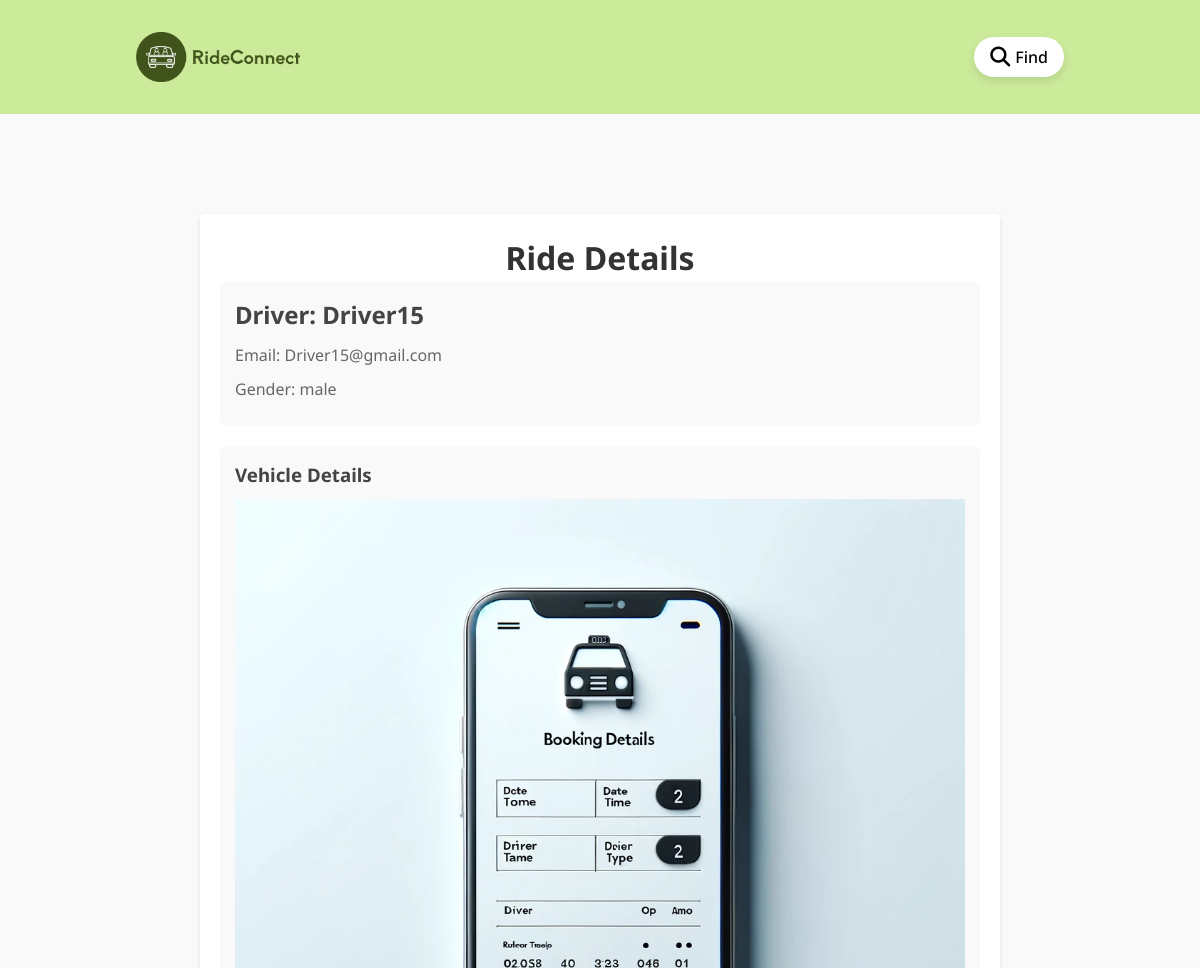
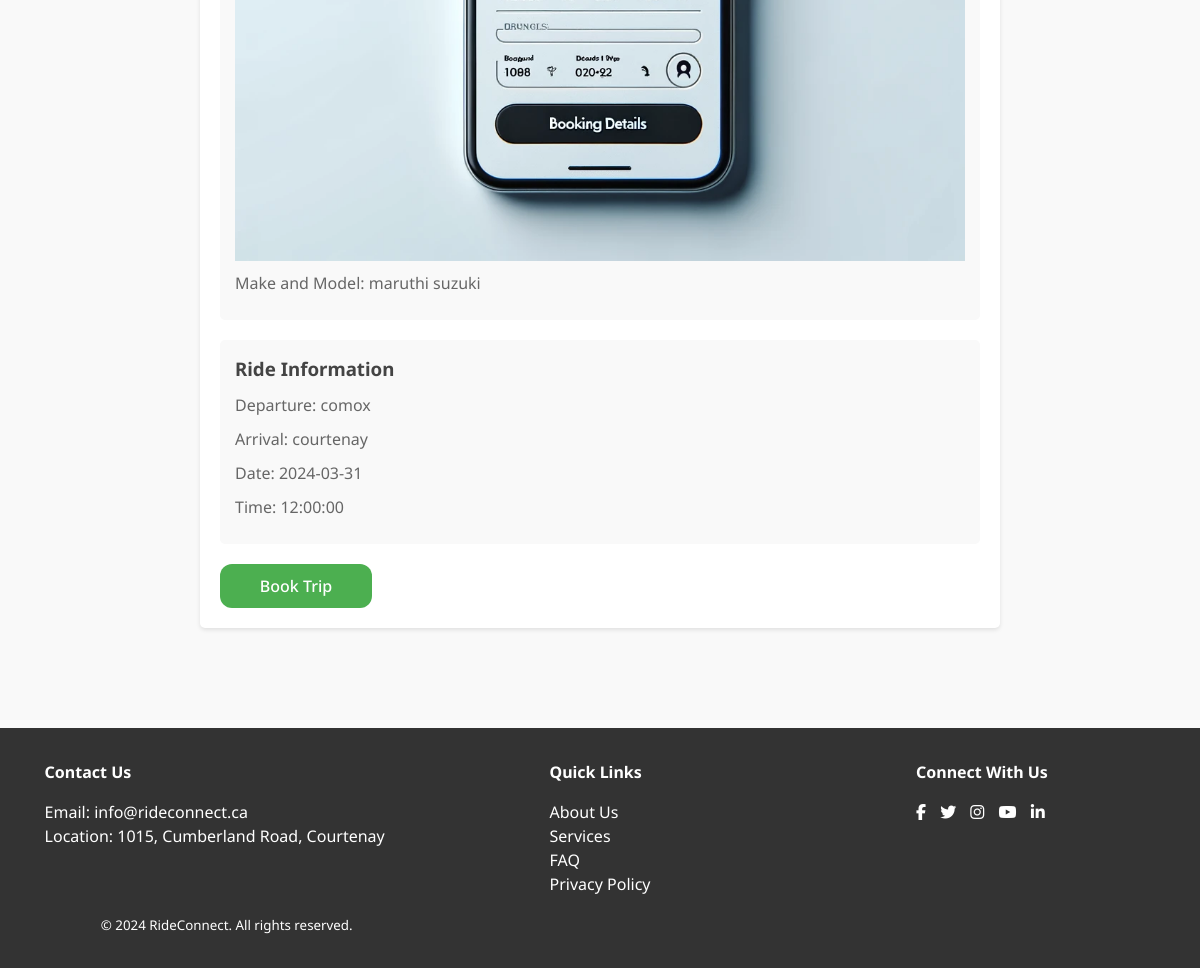
/views/view-ride.php?ride_id=6, run on the app's committed database (2 pictures, top to bottom).
### tables this page shows
CREATE TABLE `rides` (
  `ride_id` int(11) NOT NULL,
  `user_id` int(11) NOT NULL,
  `departure` varchar(255) NOT NULL,
  `arrival` varchar(255) NOT NULL,
  `date` date NOT NULL,
  `time` time NOT NULL,
  `seats_available` int(11) NOT NULL,
  `price_per_seat` decimal(10,2) NOT NULL,
  `additional_notes` text DEFAULT NULL,
  `created_at` timestamp NOT NULL DEFAULT current_timestamp()
);

CREATE TABLE `users` (
  `user_id` int(11) NOT NULL,
  `name` varchar(255) NOT NULL,
  `gender` enum('male','female','other') NOT NULL,
  `email` varchar(255) NOT NULL,
  `password` varchar(255) NOT NULL,
  `profile_photo_path` varchar(255) DEFAULT NULL,
  `gov_id_type` enum('passport','driving_license','national_id') NOT NULL,
  `gov_id_path` varchar(255) DEFAULT NULL,
  `created_at` timestamp NOT NULL DEFAULT current_timestamp(),
  `updated_at` timestamp NOT NULL DEFAULT current_timestamp() ON UPDATE current_timestamp()
);

CREATE TABLE `vehicles` (
  `vehicle_id` int(11) NOT NULL,
  `user_id` int(11) NOT NULL,
  `license_upload_path` varchar(255) DEFAULT NULL,
  `driving_experience` int(11) NOT NULL,
  `vehicle_make_model` varchar(255) NOT NULL,
  `vehicle_type` varchar(50) NOT NULL,
  `license_plate` varchar(20) NOT NULL,
  `insurance_doc_path` varchar(255) DEFAULT NULL,
  `vehicle_photo_path` varchar(255) DEFAULT NULL,
  `consent_background_check` tinyint(1) NOT NULL,
  `created_at` timestamp NOT NULL DEFAULT current_timestamp()
);

### views/view-ride.php (the view, shortened to what this page needs)
<?php
require('partials/head.php');
require('partials/main_nav.php');
require_once 'Database.php';
$rideId = $_GET['ride_id'] ?? null;
$sql = "SELECT rides.*, users.name, users.email, users.gender,
               vehicles.vehicle_make_model, vehicles.vehicle_photo_path
        FROM rides
        JOIN users ON rides.user_id = users.user_id
        JOIN vehicles ON users.user_id = vehicles.user_id
        WHERE rides.ride_id = :ride_id";
try {
    $stmt = $pdo->prepare($sql);
    $stmt->execute(['ride_id' => $rideId]);
    $rideDetails = $stmt->fetch(PDO::FETCH_ASSOC);
} catch (Exception $e) {
    die("Error fetching ride details: " . $e->getMessage());
}
?>
<div class="view-ride">
<div class="ride-details-container">
    <h1>Ride Details</h1>
    <div class="ride-details">
        <div class="driver-info">
            <h2>Driver: <?php echo htmlspecialchars($rideDetails['name']); ?></h2>
            <p>Email: <?php echo htmlspecialchars($rideDetails['email']); ?></p>
            <p>Gender: <?php echo htmlspecialchars($rideDetails['gender']); ?></p>
        </div>
        <div class="vehicle-info">
            <h3>Vehicle Details</h3>
            <img src="images/<?php echo htmlspecialchars($rideDetails['vehicle_photo_path'] ?? 'default-vehicle.jpg'); ?>" alt="Vehicle Image" class="vehicle-img">
            <p>Make and Model: <?php echo htmlspecialchars($rideDetails['vehicle_make_model']); ?></p>
        </div>
        <div class="view-ride-info">
            <h3>Ride Information</h3>
            <p>Departure: <?php echo htmlspecialchars($rideDetails['departure']); ?></p>
            <p>Arrival: <?php echo htmlspecialchars($rideDetails['arrival']); ?></p>
            <p>Date: <?php echo htmlspecialchars($rideDetails['date']); ?></p>
            <p>Time: <?php echo htmlspecialchars($rideDetails['time']); ?></p>
        </div>
        <button onclick="location.href='/model/book-trip.model.php?ride_id=<?php echo $rideId; ?>'">Book Trip</button>
    </div>
</div>
</div>
<?php require('partials/footer.php'); ?>

### style.css (style rules this page uses)
*, *::before, *::after { box-sizing: border-box; }
* { margin: 0; }
body { line-height: 1.5; -webkit-font-smoothing: antialiased; color:#333; font-size: 16px; font-family: "Noto Sans", sans-serif; height: 100vh; background-color:#F9F9F9; }
img, picture, video, canvas, svg { display: block; max-width: 100%; }
input, button, textarea, select { font: inherit; }
p, h1, h2, h3, h4, h5, h6 { overflow-wrap: break-word; }
.ride-details, .ride-location { display: flex; flex-direction: column; }
.ride-details p, .rider-info h4 { margin: 0; }
.ride-details p { margin: 5px 0; }
.view-ride { padding:5em; }
.ride-details-container { max-width: 800px; margin: 20px auto; background-color: #fff; box-shadow: 0 2px 4px rgba(0, 0, 0, 0.1); padding: 20px; border-radius: 5px; }
.ride-details-container h1 { color: #333; text-align: center; }
.ride-details > div { margin-bottom: 20px; }
.driver-info, .vehicle-info, .view-ride-info { background-color: #f9f9f9; padding: 15px; border-radius: 5px; }
.ride-details-container h2, .ride-details-container h3 { color: #444; margin: 0 0 10px; }
.ride-details-container p { color: #666; margin: 10px 0; }
.ride-details-container button { padding: 10px; background-color: #4CAF50; color: white; border: none; cursor: pointer; width:20%; }
button { border: none; color:#ffffff; cursor: pointer; font-weight: 500; border-radius: 12px; padding: 10px 18px; background-color: #6E8B3D; }

### data on the page
rides: user.name "Driver15", user.email "Driver15@gmail.com", user.gender "male", vehicles.vehicle_photo_path (picture), vehicles.vehicle_make_model "maruthi suzuki", departure "comox", arrival "courtenay", date "2024-03-31", time "12:00:00"
